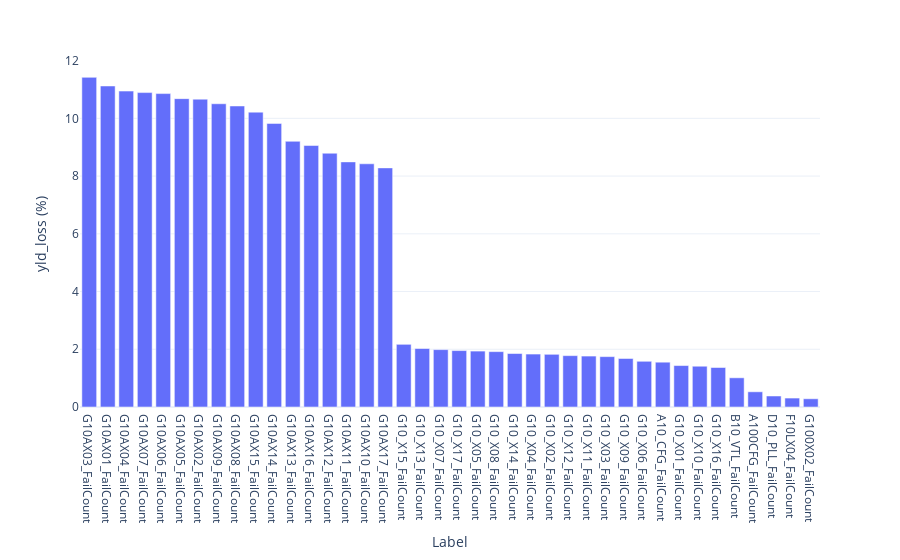

The cell this chart's notebook holds for it:
### Code cell
plot_pareto(LL1_df,n=40,wafers = list(wafers))

### Figure 1 — Plotly figure (JSON) as saved in the notebook; plotly's stock layout.template omitted (floating-point values rounded to 4 significant figures)
{"data": [{"alignmentgroup": "True", "customdata": [["G10AX03_FailCount", 11.42], ["G10AX01_FailCount", 11.12], ["G10AX04_FailCount", 10.95], ["G10AX07_FailCount", 10.89], ["G10AX06_FailCount", 10.86], ["G10AX05_FailCount", 10.68], ["G10AX02_FailCount", 10.67], ["G10AX09_FailCount", 10.51], ["G10AX08_FailCount", 10.43], ["G10AX15_FailCount", 10.22], ["G10AX14_FailCount", 9.825], ["G10AX13_FailCount", 9.205], ["G10AX16_FailCount", 9.059], ["G10AX12_FailCount", 8.792], ["G10AX11_FailCount", 8.492], ["G10AX10_FailCount", 8.426], ["G10AX17_FailCount", 8.284], ["G10_X15_FailCount", 2.172], ["G10_X13_FailCount", 2.026], ["G10_X07_FailCount", 1.988], ["G10_X17_FailCount", 1.955], ["G10_X05_FailCount", 1.937], ["G10_X08_FailCount", 1.918], ["G10_X14_FailCount", 1.852], ["G10_X04_FailCount", 1.834], ["G10_X02_FailCount", 1.825], ["G10_X12_FailCount", 1.779], ["G10_X11_FailCount", 1.765], ["G10_X03_FailCount", 1.745], ["G10_X09_FailCount", 1.681], ["G10_X06_FailCount", 1.584], ["A10_CFG_FailCount", 1.552], ["G10_X01_FailCount", 1.436], ["G10_X10_FailCount", 1.412], ["G10_X16_FailCount", 1.368], ["B10_VTL_FailCount", 1.012], ["A100CFG_FailCount", 0.527], ["D10_PLL_FailCount", 0.3814], ["F10LX04_FailCount", 0.3098], ["G100X02_FailCount", 0.285]], "hovertemplate": "Label=%{customdata[0]}<br>yld_loss (%)=%{customdata[1]}<extra></extra>", "legendgroup": "", "marker": {"color": "#636efa"}, "name": "", "offsetgroup": "", "orientation": "v", "showlegend": false, "textposition": "auto", "type": "bar", "x": ["G10AX03_FailCount", "G10AX01_FailCount", "G10AX04_FailCount", "G10AX07_FailCount", "G10AX06_FailCount", "G10AX05_FailCount", "G10AX02_FailCount", "G10AX09_FailCount", "G10AX08_FailCount", "G10AX15_FailCount", "G10AX14_FailCount", "G10AX13_FailCount", "G10AX16_FailCount", "G10AX12_FailCount", "G10AX11_FailCount", "G10AX10_FailCount", "G10AX17_FailCount", "G10_X15_FailCount", "G10_X13_FailCount", "G10_X07_FailCount", "G10_X17_FailCount", "G10_X05_FailCount", "G10_X08_FailCount", "G10_X14_FailCount", "G10_X04_FailCount", "G10_X02_FailCount", "G10_X12_FailCount", "G10_X11_FailCount", "G10_X03_FailCount", "G10_X09_FailCount", "G10_X06_FailCount", "A10_CFG_FailCount", "G10_X01_FailCount", "G10_X10_FailCount", "G10_X16_FailCount", "B10_VTL_FailCount", "A100CFG_FailCount", "D10_PLL_FailCount", "F10LX04_FailCount", "G100X02_FailCount"], "xaxis": "x", "y": [11.42, 11.12, 10.95, 10.89, 10.86, 10.68, 10.67, 10.51, 10.43, 10.22, 9.825, 9.205, 9.059, 8.792, 8.492, 8.426, 8.284, 2.172, 2.026, 1.988, 1.955, 1.937, 1.918, 1.852, 1.834, 1.825, 1.779, 1.765, 1.745, 1.681, 1.584, 1.552, 1.436, 1.412, 1.368, 1.012, 0.527, 0.3814, 0.3098, 0.285], "yaxis": "y"}], "layout": {"barmode": "relative", "legend": {"tracegroupgap": 0}, "margin": {"t": 60}, "xaxis": {"anchor": "y", "categoryorder": "total descending", "domain": [0, 1], "title": {"text": "Label"}}, "yaxis": {"anchor": "x", "domain": [0, 1], "title": {"text": "yld_loss (%)"}}}}
